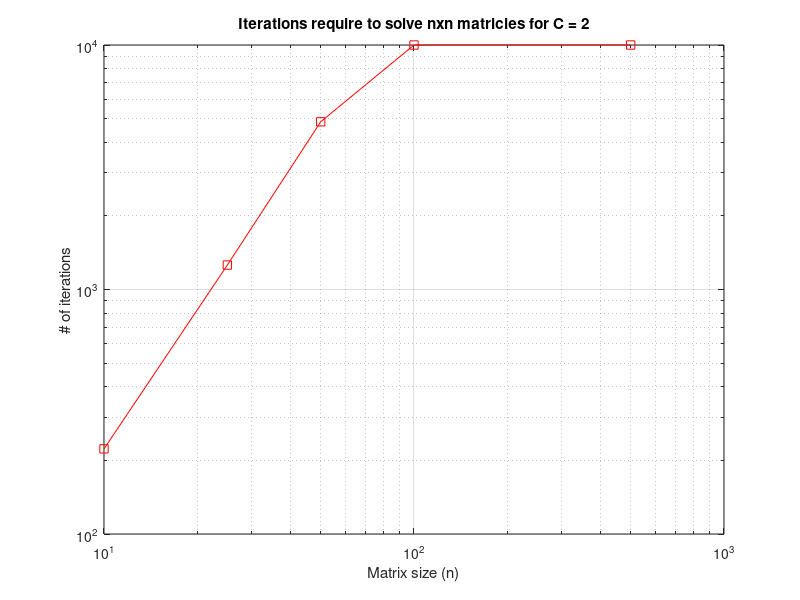
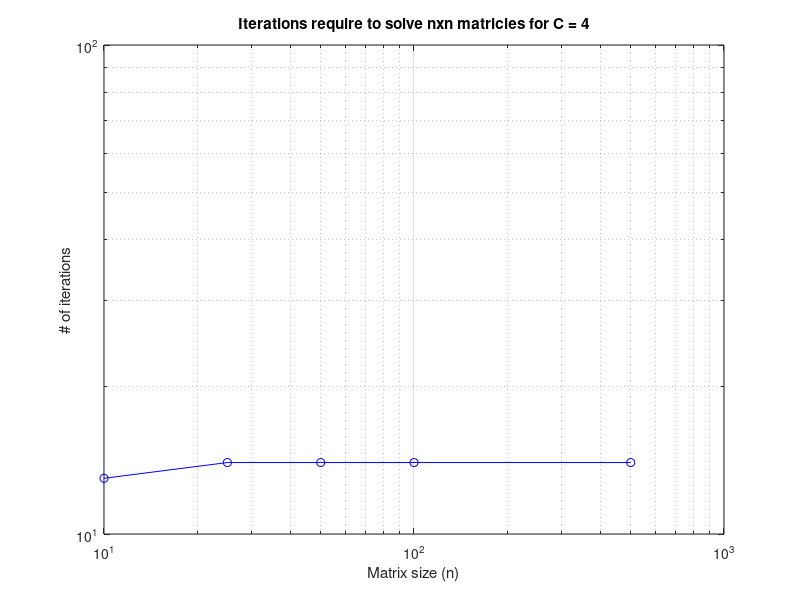

Write MATLAB code to recreate these figures, in order.
close all;
clear all;

% Processing:
% x_n+1 = D_inv.*(L+U).*x + D'.*b_n
% Refactoring above: ^^^
% x_new = D_inv * (b_n - (L + U) * x);

tol = 1e-4;
c = [2, 4];  %[Part A, Part B]
%n = [5, 10, 25, 50, 100]; %low test
n = [10, 25, 50, 100, 500]; %base test
%n = [50, 100, 500, 1000, 5000]; %stress testing
max_iter = 10000;  % Safety limit for iterations

%empty ls for iterations, for plotting
iter_c2 = zeros(size(n));
iter_c4 = zeros(size(n));

for i = 1:length(c)
    disp('-----------------------------------')
    disp(['Jacobi for c=', num2str(c(i))])
    disp('-----------------------------------')
    for j = 1:length(n)
        % Construct the tridiagonal matrix and right-hand side
        h = 1 / (n(j) + 1);
        main_diag = (c(i)/h^2) * ones(n(j),1);
        off_diag = (-1/h^2) * ones(n(j),1);
        A_n = spdiags([off_diag main_diag off_diag], [-1 0 1], n(j), n(j));
        b_n = ones(n(j), 1);

        %Declaratives:
        D = diag(A_n);
        D_inv = diag(1./D);
        L = tril(A_n, -1); %lower tri 
        U = triu(A_n, 1); %upper tri
        x = zeros(n(j), 1);

        x_exact = A_n \ b_n;
        iter = 0;  %reset iteration

        %diag dominant check
        D_dd = abs(D);
        non_diag_sum = sum(abs(A_n), 2) - D_dd;
        while true
            if all(D_dd >= non_diag_sum)
                disp('diagonally dominant');
                break;
            else
                disp('NOT diagonally dominant');
                break;
            end
        end

        %Spectral Radius check
        spectral_radius = max(abs(eig(D_inv * (L + U))));
        disp(['Spectral Radius: ', num2str(spectral_radius)]);

        %Jacobi Iteration
        while iter < max_iter
            x_new = D_inv * (b_n - (L + U) * x); % Jacobi update
            rel_error = norm(x_new - x_exact, 2) / norm(x_exact, 2);  % Relative error
            iter = iter + 1;

            %iteration appending
            if c(i) == 2
                iter_c2(j) = iter;
            elseif c(i) == 4
                iter_c4(j) = iter;
            end

            if rel_error < tol
                disp(['c = ', num2str(c(i)), ', n = ', num2str(n(j)), ', Iterations: ', num2str(iter)]);
                disp(['Error: ', num2str(rel_error)])
                disp(" ")
                break
            end
            x = x_new; %Update x
        end
        if iter == max_iter
            warning(['Jacobi method did not converge for c = ', num2str(c(i)), ', n = ', num2str(n(j))]);
            %Safety, meaning max iterations has been hit before convergence
        end
    end
end
disp(iter_c2)
disp(iter_c4)

%plotting n vs iter for c=2
fig1 = figure; 
loglog(n, iter_c2,'-s','color', 'r');
xlabel('Matrix size (n)');
ylabel('# of iterations');
title('Iterations require to solve nxn matricies for C = 2');
grid on;
print(fig1, "Jacobi-C2.png", '-dpng'); 

y1 = polyfit(n, iter_c2, 1);
r1 = y1(1) %Power-Law Big O rep of Jacobi complextity growth for c = 2

%plotting n vs iter for c=4
fig2 = figure;
loglog(n, iter_c4,'-o', 'color', 'b');
xlabel('Matrix size (n)');
ylabel('# of iterations');
title('Iterations require to solve nxn matricies for C = 4');
grid on;
print(fig2, "Jacobi-C4.png", '-dpng'); 

y2 = polyfit(n, iter_c4, 1);
r2 = y2(1) %Power-Law Big O rep of Jacobi complextity growth for c = 4

